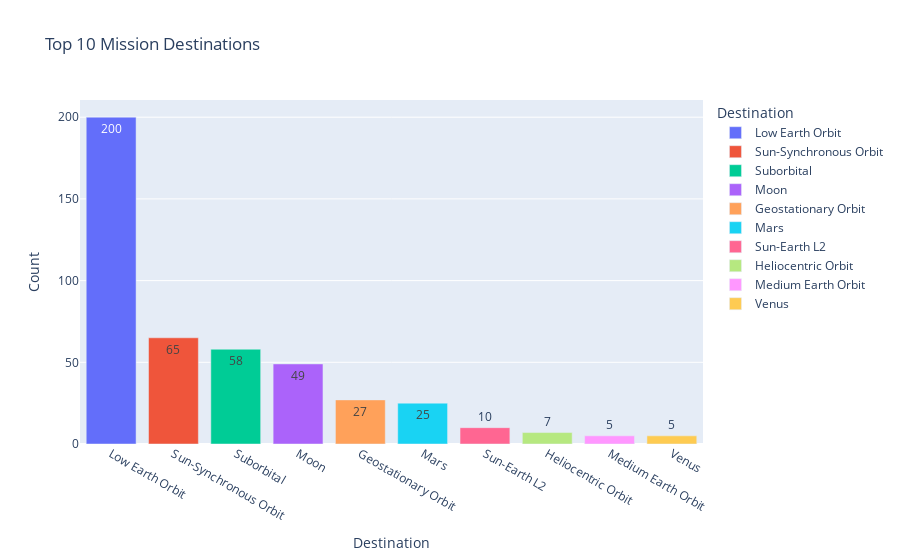

The notebook cell saved with this chart:
### Code cell
dest_count = missions['Destination'].value_counts().reset_index().head(10)
dest_count.columns = ['Destination', 'Count']

fig = px.bar(
    dest_count,
    x="Destination",
    y="Count",
    title="Top 10 Mission Destinations",
    color="Destination",
    text="Count"
)
fig.show()

### Figure 1 — Plotly figure (JSON) as saved in the notebook; plotly's stock layout.template omitted (floating-point values rounded to 4 significant figures)
{"data": [{"hovertemplate": "Destination=%{x}<br>Count=%{text}<extra></extra>", "legendgroup": "Low Earth Orbit", "marker": {"color": "#636efa", "pattern": {"shape": ""}}, "name": "Low Earth Orbit", "orientation": "v", "showlegend": true, "text": [200.0], "textposition": "auto", "type": "bar", "x": ["Low Earth Orbit"], "xaxis": "x", "y": [200], "yaxis": "y"}, {"hovertemplate": "Destination=%{x}<br>Count=%{text}<extra></extra>", "legendgroup": "Sun-Synchronous Orbit", "marker": {"color": "#EF553B", "pattern": {"shape": ""}}, "name": "Sun-Synchronous Orbit", "orientation": "v", "showlegend": true, "text": [65.0], "textposition": "auto", "type": "bar", "x": ["Sun-Synchronous Orbit"], "xaxis": "x", "y": [65], "yaxis": "y"}, {"hovertemplate": "Destination=%{x}<br>Count=%{text}<extra></extra>", "legendgroup": "Suborbital", "marker": {"color": "#00cc96", "pattern": {"shape": ""}}, "name": "Suborbital", "orientation": "v", "showlegend": true, "text": [58.0], "textposition": "auto", "type": "bar", "x": ["Suborbital"], "xaxis": "x", "y": [58], "yaxis": "y"}, {"hovertemplate": "Destination=%{x}<br>Count=%{text}<extra></extra>", "legendgroup": "Moon", "marker": {"color": "#ab63fa", "pattern": {"shape": ""}}, "name": "Moon", "orientation": "v", "showlegend": true, "text": [49.0], "textposition": "auto", "type": "bar", "x": ["Moon"], "xaxis": "x", "y": [49], "yaxis": "y"}, {"hovertemplate": "Destination=%{x}<br>Count=%{text}<extra></extra>", "legendgroup": "Geostationary Orbit", "marker": {"color": "#FFA15A", "pattern": {"shape": ""}}, "name": "Geostationary Orbit", "orientation": "v", "showlegend": true, "text": [27.0], "textposition": "auto", "type": "bar", "x": ["Geostationary Orbit"], "xaxis": "x", "y": [27], "yaxis": "y"}, {"hovertemplate": "Destination=%{x}<br>Count=%{text}<extra></extra>", "legendgroup": "Mars", "marker": {"color": "#19d3f3", "pattern": {"shape": ""}}, "name": "Mars", "orientation": "v", "showlegend": true, "text": [25.0], "textposition": "auto", "type": "bar", "x": ["Mars"], "xaxis": "x", "y": [25], "yaxis": "y"}, {"hovertemplate": "Destination=%{x}<br>Count=%{text}<extra></extra>", "legendgroup": "Sun-Earth L2", "marker": {"color": "#FF6692", "pattern": {"shape": ""}}, "name": "Sun-Earth L2", "orientation": "v", "showlegend": true, "text": [10.0], "textposition": "auto", "type": "bar", "x": ["Sun-Earth L2"], "xaxis": "x", "y": [10], "yaxis": "y"}, {"hovertemplate": "Destination=%{x}<br>Count=%{text}<extra></extra>", "legendgroup": "Heliocentric Orbit", "marker": {"color": "#B6E880", "pattern": {"shape": ""}}, "name": "Heliocentric Orbit", "orientation": "v", "showlegend": true, "text": [7.0], "textposition": "auto", "type": "bar", "x": ["Heliocentric Orbit"], "xaxis": "x", "y": [7], "yaxis": "y"}, {"hovertemplate": "Destination=%{x}<br>Count=%{text}<extra></extra>", "legendgroup": "Medium Earth Orbit", "marker": {"color": "#FF97FF", "pattern": {"shape": ""}}, "name": "Medium Earth Orbit", "orientation": "v", "showlegend": true, "text": [5.0], "textposition": "auto", "type": "bar", "x": ["Medium Earth Orbit"], "xaxis": "x", "y": [5], "yaxis": "y"}, {"hovertemplate": "Destination=%{x}<br>Count=%{text}<extra></extra>", "legendgroup": "Venus", "marker": {"color": "#FECB52", "pattern": {"shape": ""}}, "name": "Venus", "orientation": "v", "showlegend": true, "text": [5.0], "textposition": "auto", "type": "bar", "x": ["Venus"], "xaxis": "x", "y": [5], "yaxis": "y"}], "layout": {"barmode": "relative", "legend": {"title": {"text": "Destination"}, "tracegroupgap": 0}, "title": {"text": "Top 10 Mission Destinations"}, "xaxis": {"anchor": "y", "categoryarray": ["Low Earth Orbit", "Sun-Synchronous Orbit", "Suborbital", "Moon", "Geostationary Orbit", "Mars", "Sun-Earth L2", "Heliocentric Orbit", "Medium Earth Orbit", "Venus"], "categoryorder": "array", "domain": [0, 1], "title": {"text": "Destination"}}, "yaxis": {"anchor": "x", "domain": [0, 1], "title": {"text": "Count"}}}}
